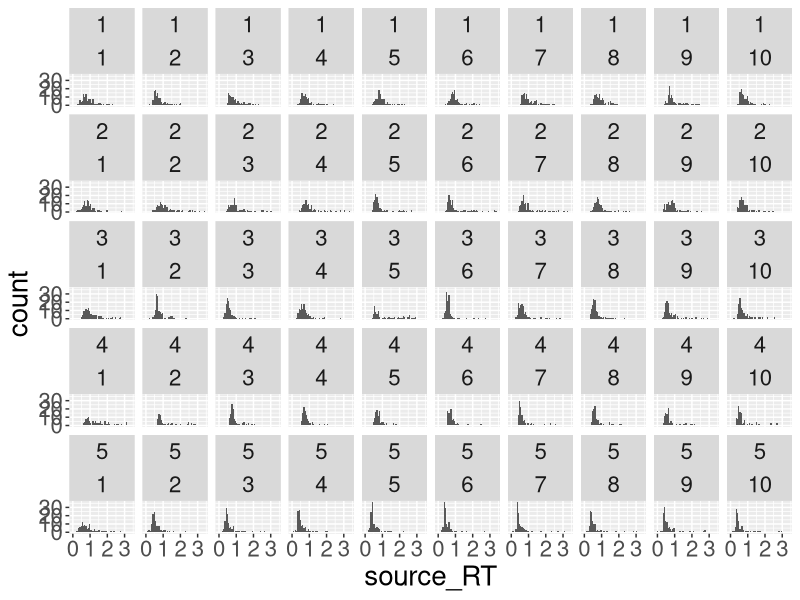

This chart was generated by the following R code:
# Have a look at response time distributions across sessions
library(ggplot2)
setwd("~/git/sourcemem_online/analysis/models/MATLAB")
data <- read.csv('experiment_2_cutoff.csv')
data <- data[data$valid_RT == TRUE,]
data$source_RT <- data$source_RT/1000

setwd("~/git/sourcemem_online/analysis/plots/diffusion")
plot <- ggplot() +
  geom_histogram(data = data, aes(x = source_RT), bins = 50) +
  facet_wrap(~participant + session, ncol = 10) +
  theme(text = element_text(size = 20))
ggsave(filename = 'RTs_sessions.png', plot, width = 100, height = 30, units = "cm")

participants <- unique(data$participant)
sessions <- unique(data$session)
RTs <- data.frame(matrix(nrow = length(participants)*length(sessions), ncol = 4))
idx <- 1
for(i in participants){
  for(j in sessions){
    this_data <- data[(data$participant == i) & (data$session == j),]
    this_median <- median(this_data$source_RT)
    this_sd <- sd(this_data$source_RT)
    RTs[idx,] <- c(this_median, this_sd, i, j)
    idx <- idx + 1
  }
}
colnames(RTs) <- c('median', 'sd', 'participant', 'session')
